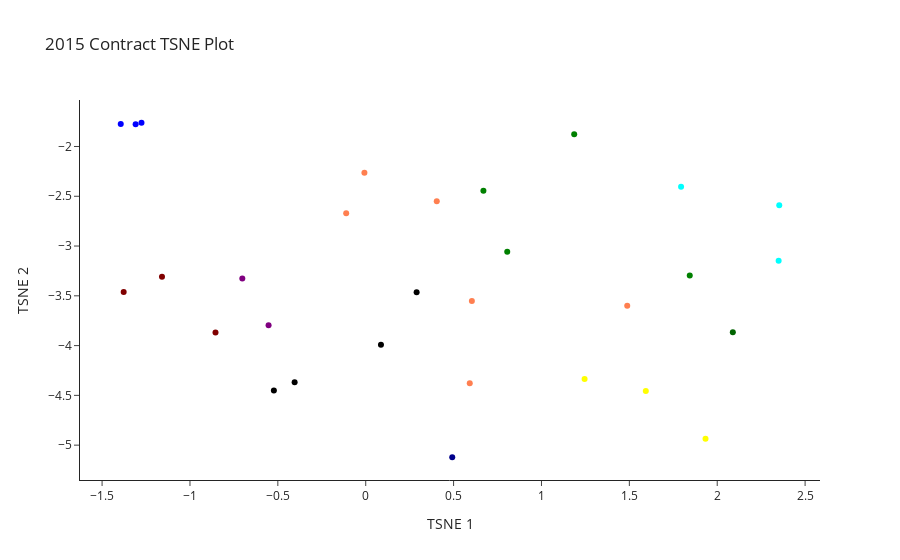

Here is the notebook cell this chart was saved with:
### Code cell
tsne_2015_fname = Path("figures", "tsne_2015_fig.html")
plot_kwargs_2015 = {"title": "2015 Contract TSNE Plot"}
plot_tsne(
    split_2015,
    num_clusters=10,
    perplexity=20,
    plot_kwargs=plot_kwargs_2015,
    save_dir=tsne_2015_fname,
)

### Figure 1 — Plotly figure (JSON) as saved in the notebook; plotly's stock layout.template omitted (floating-point values rounded to 4 significant figures)
{"data": [{"hovertext": [7, 8, 4, 4, 4, 7, 6, 6, 6, 9, 0, 0, 0, 5, 5, 7, 2, 2, 1, 1, 5, 5, 2, 2, 7, 7, 3, 3, 3, 7], "marker": {"color": ["coral", "darkblue", "yellow", "yellow", "yellow", "coral", "aqua", "aqua", "aqua", "darkgreen", "maroon", "maroon", "maroon", "black", "black", "coral", "green", "green", "purple", "purple", "black", "black", "green", "green", "coral", "coral", "blue", "blue", "blue", "coral"]}, "mode": "markers", "name": "TSNE Cluster", "type": "scatter", "x": [0.5919, 0.4923, 1.594, 1.933, 1.245, 1.488, 2.349, 2.353, 1.794, 2.089, -1.377, -1.159, -0.8547, -0.5226, 0.08673, 0.604, 1.844, 0.8052, -0.7021, -0.5527, -0.4045, 0.2897, 0.6696, 1.186, 0.4042, -0.007422, -1.276, -1.309, -1.394, -0.1111], "y": [-4.378, -5.122, -4.456, -4.935, -4.336, -3.599, -3.148, -2.59, -2.405, -3.866, -3.462, -3.309, -3.867, -4.452, -3.992, -3.551, -3.295, -3.058, -3.325, -3.795, -4.368, -3.464, -2.444, -1.876, -2.55, -2.263, -1.762, -1.778, -1.774, -2.671]}], "layout": {"title": {"text": "2015 Contract TSNE Plot"}, "xaxis": {"title": {"text": "TSNE 1"}}, "yaxis": {"title": {"text": "TSNE 2"}}}}
